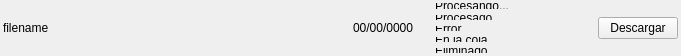
<?xml version="1.0" encoding="UTF-8"?>
<ui version="4.0">
 <class>Task</class>
 <widget class="QWidget" name="Task">
  <property name="geometry">
   <rect>
    <x>0</x>
    <y>0</y>
    <width>681</width>
    <height>56</height>
   </rect>
  </property>
  <property name="sizePolicy">
   <sizepolicy hsizetype="Preferred" vsizetype="MinimumExpanding">
    <horstretch>0</horstretch>
    <verstretch>0</verstretch>
   </sizepolicy>
  </property>
  <property name="minimumSize">
   <size>
    <width>0</width>
    <height>56</height>
   </size>
  </property>
  <property name="maximumSize">
   <size>
    <width>16777215</width>
    <height>56</height>
   </size>
  </property>
  <property name="windowTitle">
   <string>Form</string>
  </property>
  <layout class="QHBoxLayout" name="horizontalLayout" stretch="2,0,1,0">
   <property name="leftMargin">
    <number>3</number>
   </property>
   <property name="topMargin">
    <number>3</number>
   </property>
   <property name="rightMargin">
    <number>3</number>
   </property>
   <property name="bottomMargin">
    <number>3</number>
   </property>
   <item>
    <widget class="QLabel" name="filename">
     <property name="text">
      <string>filename</string>
     </property>
    </widget>
   </item>
   <item>
    <widget class="QLabel" name="date">
     <property name="text">
      <string>00/00/0000</string>
     </property>
    </widget>
   </item>
   <item>
    <layout class="QVBoxLayout" name="verticalLayout" stretch="0,0,0,0,0">
     <property name="leftMargin">
      <number>15</number>
     </property>
     <property name="rightMargin">
      <number>15</number>
     </property>
     <item>
      <widget class="QLabel" name="processingLabel">
       <property name="toolTip">
        <string>El trabajo se está procesando y podrá ser descargado en breves.</string>
       </property>
       <property name="text">
        <string>Procesando...</string>
       </property>
      </widget>
     </item>
     <item>
      <widget class="QLabel" name="readyLabel">
       <property name="enabled">
        <bool>true</bool>
       </property>
       <property name="toolTip">
        <string>El trabajo se ha procesado y puede ser descargado.</string>
       </property>
       <property name="text">
        <string>Procesado</string>
       </property>
      </widget>
     </item>
     <item>
      <widget class="QLabel" name="errorLabel">
       <property name="text">
        <string>Error</string>
       </property>
      </widget>
     </item>
     <item>
      <widget class="QLabel" name="readyToLaunchLabel">
       <property name="toolTip">
        <string>El trabajo será procesado.</string>
       </property>
       <property name="text">
        <string>En la cola</string>
       </property>
      </widget>
     </item>
     <item>
      <widget class="QLabel" name="deletedLabel">
       <property name="toolTip">
        <string>El fichero ha sido eliminado del servidor.</string>
       </property>
       <property name="text">
        <string>Eliminado</string>
       </property>
      </widget>
     </item>
    </layout>
   </item>
   <item>
    <widget class="QPushButton" name="downloadButton">
     <property name="text">
      <string>Descargar</string>
     </property>
    </widget>
   </item>
  </layout>
 </widget>
 <resources/>
 <connections/>
</ui>
